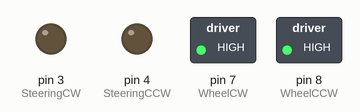
Simulated run of this sketch. Board: Arduino Uno, built with avr-gcc and run on an emulated ATmega328P. Shown: switched loads named in the sketch (green lamp = pin HIGH), output pins drawn as LEDs (lit = HIGH). Dashed ring = blinking. Random numbers use the default seed unless the sketch sets one; what the sketch prints to the serial monitor is not drawn.

Above: at 0.5 s.
Timing chart, 0 to 4.6 s (numbered marks = the images above):
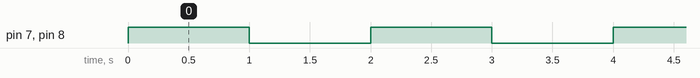

Measured:
- by itself, pin 7 (WheelCW), pin 8 (WheelCCW): alternates HIGH for 1.0 s and LOW for 1.0 s

The sketch:

PowerWheelsContinousDrivingAI.ino
```cpp
#include <Wire.h>
#include <LIDARLite.h>
#include <Servo.h>
#include <SPI.h>

#define WheelCW 7 //Wheel CW is defined as pin #7//

#define WheelCCW 8 //Wheel CCW is defined as pin #8//

#define SteeringCW 3

#define SteeringCCW 4

// Globals
LIDARLite lidarLite;
int cal_cnt = 0;
int rotation = 0; //LIDAR ROTATION
int rotationDirection = -1; // -1 = LEFT  1 = RIGHT
int wheelRotation = 0; //-1 = LEFT 0 = MIDDLE 1 = RIGHT
int maxDetectDist = 200;
Servo myservo;
int maxRotation = 70;
int rotationAmount = 10;
int distSize = maxRotation / rotationAmount; //PUT distSize in dist and lidar detections ex: dist[distSize] and lidarDetections[distSize]
int dist[7];
int distMiddle = distSize / 2;
bool lidarDetections[7]; //TRUE = OBJECT DETECTED; FALSE = NO OBJECT DETECTED; Booleans representing whether the lidar detected an object within the detection distance at each lidar position
int numDetections = 0;
int numLeftDetections = 0;
int numRightDetections = 0;
int lidarTurnDelay = 0;
//LIDAR STARTS FROM RIGHT AT 0 degrees if you are the car
//LIDAR 180 is full left

//dist[0] is far right, whichi s 0 degrees.
//dist[17] is far left, which is 180 degrees

void setup()
{

  pinMode(WheelCW, OUTPUT); //Set CW as an output//
  pinMode(WheelCCW, OUTPUT); //Set CCW as an output//
  pinMode(SteeringCW,OUTPUT);
  pinMode(SteeringCCW,OUTPUT);

  Serial.begin(9600); // Initialize serial connection to display distance readings
  lidarLite.begin(0, true); // Set configuration to default and I2C to 400 kHz
  lidarLite.configure(0); // Change this number to try out alternate configurations
  //myservo.attach(9); // attach the servo to our servo object
  //myservo.write(90);
  wheelMotorOff();
  turnWheelsMiddle();
  //delay(1000);
}


void loop()
{
   //goReverse();
// goForward();
// wheelMotorOff();
Serial.print("Hi");
Serial.println(random(0,1000));
 ///For adjusting the lidar activate this method and move the lidar to the middle
  //lidarToMiddle();

 // wheelMotorOff();
  goForward();
  delay(1000);

  //wheelMotorOff();
  goReverse();
  delay(1000);

//turnWheelsRight();

//turnWheelsMiddle();

//turnWheelsLeft();

//turnWheelsMiddle();
  /*
  updateLidar();


  if(lidarDetections[distMiddle - 2] || lidarDetections[distMiddle - 1] || lidarDetections[distMiddle] || lidarDetections[distMiddle + 1] || lidarDetections[distMiddle + 2]){

    if(numDetections > (distSize - 2)){
       //STUCK IN A CORNER OR NO WAY FORWARD CODE
       goReverse();
      if(numLeftDetections > numRightDetections){
        //TURN RIGHT
        turnWheelsRight();
      }else{
        //TURN LEFT
        turnWheelsLeft();
      }

    }else{
      goForward();

      if(numLeftDetections > numRightDetections){
        //TURN RIGHT
        turnWheelsRight();
      }else{
        //TURN LEFT
        turnWheelsLeft();
      }
    }
  }else{
    goForward();
    turnWheelsMiddle();
  }
*/

//  LIDAR DETECTIONS IS UPDATEWITHIN UPDATE LIDAR


}

void updateLidar(){
//  PRINTING THE DISTANCES

   Serial.print("dist: "  );
    for(int i = 0; i < distSize; i++){
      Serial.print(dist[i]);
      Serial.print(", ");
    }
   Serial.println();


  if(rotationDirection > 0){
    double distance = turnLidarRight();
    dist[(rotation / rotationAmount) - 1] = distance;
  }else{
    double distance = turnLidarLeft();
    dist[(rotation / rotationAmount) - 1] = distance;
  }

 //CHANGING LIDAR ROTATION DIRECTION
  if(rotation >= maxRotation){
    rotationDirection = 1;
  }else if(rotation <= 10){
    rotationDirection = -1;
  }

 //TRANSFORMNG THE LIDAR DISTANCES TO A BOOLEAN VALUE AND COUNTING NUMBER OF DETECTIONS
    numDetections = 0;
    numLeftDetections = 0;
    numRightDetections = 0;
  for(int lidarPosToCheck = 0; lidarPosToCheck < distSize; lidarPosToCheck++){
    if(dist[lidarPosToCheck] < maxDetectDist){
      lidarDetections[lidarPosToCheck] = true;
      numDetections ++;
      if(lidarPosToCheck < (distSize / 2) -1){
        numLeftDetections ++;
      }else if(lidarPosToCheck > (distSize / 2) + 1){
        numRightDetections ++;
      }
    }else{
      lidarDetections[lidarPosToCheck] = false;
    }

  }


}


//LIDAR CONTROL CODE

int lidar(){// returns readings from the lidar
  int dist;

  // At the beginning of every 100 readings,
  // take a measurement with receiver bias correction
  if ( cal_cnt == 0 ) {
    dist = lidarLite.distance();      // With bias correction
  } else {
    dist = lidarLite.distance(false); // Without bias correction
  }

  // Increment reading counter
  cal_cnt++;
  cal_cnt = cal_cnt % 100;

  Serial.println(cal_cnt);
  return dist;
}

int turnLidarRight(){// moves and records right
    int distance = lidar();
    myservo.write(rotation);
    rotation -= rotationAmount;
    delay(lidarTurnDelay);

    return(distance);
}

int turnLidarLeft(){// moves and records left
    int distance = lidar();
    myservo.write(rotation);
    rotation += rotationAmount;
    delay(lidarTurnDelay);

    return(distance);
}

int lidarToMiddle(){ //moves the lidar to the "middle" position for adjustment purposes; FOR DEVELOPMENT PURPOSES ONLY
  myservo.write(maxRotation / 2);
}


//MOTOR CONTROL CODE

void turnWheelsLeft(){
  if(wheelRotation == 0){
    steeringMotorCW();
    delay(105);
  }else if(wheelRotation == 1){
    steeringMotorCW();
    delay(210);
  }
  steeringMotorOff();
  wheelRotation = -1;
 //Serial.println("Wheels Left");
}
void turnWheelsRight(){
  if(wheelRotation == 0){
    steeringMotorCCW();
    delay(105);
  }else if(wheelRotation == -1){
    steeringMotorCCW();
    delay(210);
  }
  steeringMotorOff();
  wheelRotation = 1;
 //Serial.println("Wheels Rightt");
}
void turnWheelsMiddle(){
  if(wheelRotation == -1){
    steeringMotorCCW();
    delay(105);
  }else if(wheelRotation == 1){
    steeringMotorCW();
    delay(105);
  }
  steeringMotorOff();
  wheelRotation = 0;
  //Serial.println("Wheels Middle");
}
void goForward(){
  wheelMotorCCW();
  //Serial.println("Wheels Forward");
}
void goReverse(){
  wheelMotorCW();
  //Serial.println("Wheels Reverse");
}
//forward
void wheelMotorCCW(){
  digitalWrite(WheelCW,HIGH);
  digitalWrite(WheelCCW, HIGH);
}
//back
void wheelMotorCW(){
  digitalWrite(WheelCW, LOW);
  digitalWrite(WheelCCW, LOW);

}

void wheelMotorOff(){
  digitalWrite(WheelCW,LOW);
  digitalWrite(WheelCCW, LOW);
  Serial.println("Wheels Off");
}


void steeringMotorCCW(){
  //RIGHT TURN

  digitalWrite(SteeringCW,HIGH);
  digitalWrite(SteeringCCW, LOW);
}

void steeringMotorOff(){

  digitalWrite(SteeringCW,LOW);
  digitalWrite(SteeringCCW, LOW);

  //delay(1000);
}

void steeringMotorCW(){
  //LEFT TURN

  digitalWrite(SteeringCW, LOW);
  digitalWrite(SteeringCCW, HIGH);
}
```
